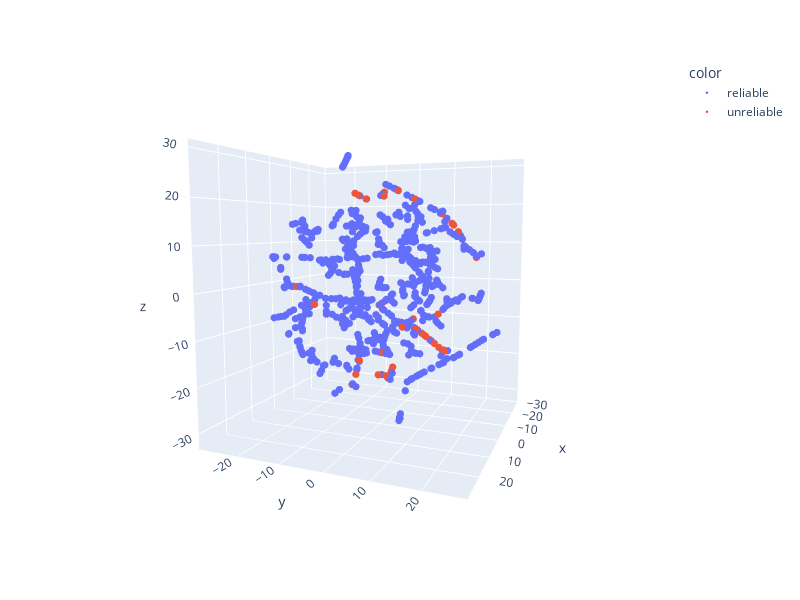

This figure's notebook cell:
### Code cell
fig = px.scatter_3d(x=[ns[0] for ns in tsne3], y=[ns[1] for ns in tsne3], z=[ns[2] for ns in tsne3],  
                hover_name=newssources, color=reliability_color)
fig.update_traces(marker_size=2.5)
fig.update_layout(width=800, height=600)
fig.show()

### Figure 1 — Plotly figure (JSON) as saved in the notebook; plotly's stock layout.template omitted (floating-point values rounded to 4 significant figures; data arrays with more than 128 entries replaced by an {"elided": "..."} marker saying what was removed)
{"data": [{"hovertemplate": "<b>%{hovertext}</b><br><br>color=reliable<br>x=%{x}<br>y=%{y}<br>z=%{z}<extra></extra>", "hovertext": {"elided": "692 str values"}, "legendgroup": "reliable", "marker": {"color": "#636efa", "size": 2.5, "symbol": "circle"}, "mode": "markers", "name": "reliable", "scene": "scene", "showlegend": true, "type": "scatter3d", "x": {"elided": "692 float values"}, "y": {"elided": "692 float values"}, "z": {"elided": "692 float values"}}, {"hovertemplate": "<b>%{hovertext}</b><br><br>color=unreliable<br>x=%{x}<br>y=%{y}<br>z=%{z}<extra></extra>", "hovertext": ["theepochtimes.com", "mercola.com", "wnd.com", "rt.com", "pjmedia.com", "lifesitenews.com", "bizpacreview.com", "americanindependent.com", "judicialwatch.org", "thefreethoughtproject.com", "newsmax.com", "californiaglobe.com", "globaltimes.cn", "zerohedge.com", "outkick.com", "prageru.com", "hightimes.com", "activistpost.com", "sciencetimes.com", "thenationalpulse.com", "mindbodygreen.com", "independentsentinel.com", "tass.com", "tmz.com", "middleeastmonitor.com", "sputniknews.com", "peta.org", "amgreatness.com", "thefederalist.com", "xinhuanet.com", "infowars.com", "frontpagemag.com", "gulfnews.com", "americanthinker.com", "onegreenplanet.org", "lifenews.com", "cgtn.com", "trtworld.com", "spectator.org", "mintpressnews.com", "chinadaily.com.cn", "beforeitsnews.com", "naturalnews.com", "bigleaguepolitics.com", "techstartups.com", "arabnews.com", "breitbart.com", "digg.com"], "legendgroup": "unreliable", "marker": {"color": "#EF553B", "size": 2.5, "symbol": "circle"}, "mode": "markers", "name": "unreliable", "scene": "scene", "showlegend": true, "type": "scatter3d", "x": [15.37, 0.4123, 3.057, 12.95, 1.776, -3.326, -1.703, -7.689, -5.198, 0.4079, 13.83, 2.626, -12.18, -3.171, -9.073, -5.75, -0.4246, 9.837, 6.898, 0.347, 6.877, -5.497, -14.49, 12.0, -14.18, -13.66, -0.8558, 1.56, 10.91, -13.78, -6.375, -1.428, -14.57, 9.933, 8.004, -6.626, -14.4, -14.25, -1.756, -10.75, -14.05, 10.01, 0.3973, -5.724, 8.092, -14.51, 16.13, 10.77], "y": [1.476, -0.2737, 5.641, 6.141, 9.112, 21.41, 17.11, -8.848, 1.031, 5.787, 2.482, -16.14, 4.242, 17.9, 20.86, 0.7673, 10.49, 5.179, -4.183, 15.06, -4.031, -0.1084, 9.216, -15.58, 5.919, 4.457, 14.04, 9.837, 5.109, 11.86, 0.8713, 16.86, 7.988, 5.04, -2.696, -0.4947, 6.607, 10.5, 17.15, 13.61, 11.93, -0.9084, -0.2708, -0.5913, 3.081, 6.948, 0.9986, 4.982], "z": [20.43, -21.28, 22.08, 20.26, 20.17, -2.194, 14.46, -4.03, -22.13, -9.284, 19.72, -4.772, -9.316, 12.9, 6.825, -21.71, -7.569, -2.01, -22.38, 16.85, -22.2, -22.97, -15.75, 0.5428, -13.24, -12.06, -5.902, 19.79, 20.94, -17.09, -20.84, 14.77, -14.86, 21.28, -19.53, -23.86, -13.8, -16.61, 14.4, -18.52, -17.5, -15.62, -21.28, -23.06, -3.226, -14.08, 20.79, -13.28]}], "layout": {"height": 600, "legend": {"title": {"text": "color"}, "tracegroupgap": 0}, "margin": {"t": 60}, "scene": {"aspectmode": "auto", "aspectratio": {"x": 0.9759, "y": 0.9576, "z": 1.07}, "camera": {"center": {"x": 0, "y": 0, "z": 0}, "eye": {"x": 1.992, "y": 0.8142, "z": 0.2375}, "projection": {"type": "perspective"}, "up": {"x": 0, "y": 0, "z": 1}}, "domain": {"x": [0, 1], "y": [0, 1]}, "xaxis": {"title": {"text": "x"}, "type": "linear"}, "yaxis": {"title": {"text": "y"}, "type": "linear"}, "zaxis": {"title": {"text": "z"}, "type": "linear"}}, "width": 800}}
